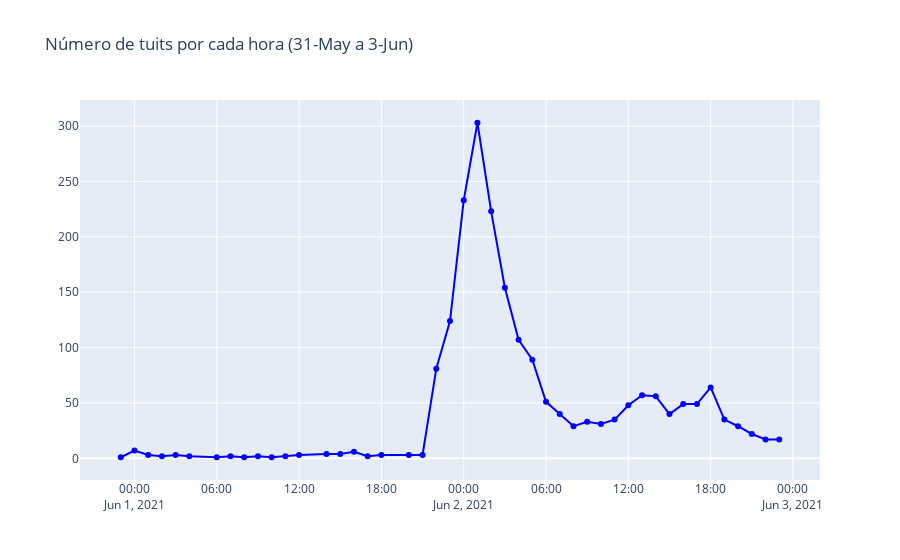

Notebook cell for this chart:
### Code cell
import plotly.io as pio
import plotly.express as px
import plotly.graph_objs as go
from plotly.offline import download_plotlyjs, init_notebook_mode, plot, iplot

import matplotlib.pyplot as plt
%matplotlib inline
init_notebook_mode(connected=True)


trace = go.Scatter(x=temp.hora.values,
                   y=temp.cnt.values,
                   text=[f"Fecha: {f}<br>Tuits: {c}" for f,c in zip(temp.hora.values,temp.cnt.values)],
                   hoverinfo='text',
                   mode='lines+markers',
                   name='Horas',
                   line={'color': 'blue'})

layout = go.Layout(title="Número de tuits por cada hora (31-May a 3-Jun)")

fig = go.Figure(data=[trace], layout=layout)
iplot(fig)

### Figure 1 — Plotly figure (JSON) as saved in the notebook; plotly's stock layout.template omitted (floating-point values rounded to 4 significant figures)
{"data": [{"hoverinfo": "text", "line": {"color": "blue"}, "mode": "lines+markers", "name": "Horas", "text": ["Fecha: 2021-05-31 23:00:00<br>Tuits: 1", "Fecha: 2021-06-01 00:00:00<br>Tuits: 7", "Fecha: 2021-06-01 01:00:00<br>Tuits: 3", "Fecha: 2021-06-01 02:00:00<br>Tuits: 2", "Fecha: 2021-06-01 03:00:00<br>Tuits: 3", "Fecha: 2021-06-01 04:00:00<br>Tuits: 2", "Fecha: 2021-06-01 06:00:00<br>Tuits: 1", "Fecha: 2021-06-01 07:00:00<br>Tuits: 2", "Fecha: 2021-06-01 08:00:00<br>Tuits: 1", "Fecha: 2021-06-01 09:00:00<br>Tuits: 2", "Fecha: 2021-06-01 10:00:00<br>Tuits: 1", "Fecha: 2021-06-01 11:00:00<br>Tuits: 2", "Fecha: 2021-06-01 12:00:00<br>Tuits: 3", "Fecha: 2021-06-01 14:00:00<br>Tuits: 4", "Fecha: 2021-06-01 15:00:00<br>Tuits: 4", "Fecha: 2021-06-01 16:00:00<br>Tuits: 6", "Fecha: 2021-06-01 17:00:00<br>Tuits: 2", "Fecha: 2021-06-01 18:00:00<br>Tuits: 3", "Fecha: 2021-06-01 20:00:00<br>Tuits: 3", "Fecha: 2021-06-01 21:00:00<br>Tuits: 3", "Fecha: 2021-06-01 22:00:00<br>Tuits: 81", "Fecha: 2021-06-01 23:00:00<br>Tuits: 124", "Fecha: 2021-06-02 00:00:00<br>Tuits: 233", "Fecha: 2021-06-02 01:00:00<br>Tuits: 303", "Fecha: 2021-06-02 02:00:00<br>Tuits: 223", "Fecha: 2021-06-02 03:00:00<br>Tuits: 154", "Fecha: 2021-06-02 04:00:00<br>Tuits: 107", "Fecha: 2021-06-02 05:00:00<br>Tuits: 89", "Fecha: 2021-06-02 06:00:00<br>Tuits: 51", "Fecha: 2021-06-02 07:00:00<br>Tuits: 40", "Fecha: 2021-06-02 08:00:00<br>Tuits: 29", "Fecha: 2021-06-02 09:00:00<br>Tuits: 33", "Fecha: 2021-06-02 10:00:00<br>Tuits: 31", "Fecha: 2021-06-02 11:00:00<br>Tuits: 35", "Fecha: 2021-06-02 12:00:00<br>Tuits: 48", "Fecha: 2021-06-02 13:00:00<br>Tuits: 57", "Fecha: 2021-06-02 14:00:00<br>Tuits: 56", "Fecha: 2021-06-02 15:00:00<br>Tuits: 40", "Fecha: 2021-06-02 16:00:00<br>Tuits: 49", "Fecha: 2021-06-02 17:00:00<br>Tuits: 49", "Fecha: 2021-06-02 18:00:00<br>Tuits: 64", "Fecha: 2021-06-02 19:00:00<br>Tuits: 35", "Fecha: 2021-06-02 20:00:00<br>Tuits: 29", "Fecha: 2021-06-02 21:00:00<br>Tuits: 22", "Fecha: 2021-06-02 22:00:00<br>Tuits: 17", "Fecha: 2021-06-02 23:00:00<br>Tuits: 17"], "type": "scatter", "x": ["2021-05-31 23:00:00", "2021-06-01 00:00:00", "2021-06-01 01:00:00", "2021-06-01 02:00:00", "2021-06-01 03:00:00", "2021-06-01 04:00:00", "2021-06-01 06:00:00", "2021-06-01 07:00:00", "2021-06-01 08:00:00", "2021-06-01 09:00:00", "2021-06-01 10:00:00", "2021-06-01 11:00:00", "2021-06-01 12:00:00", "2021-06-01 14:00:00", "2021-06-01 15:00:00", "2021-06-01 16:00:00", "2021-06-01 17:00:00", "2021-06-01 18:00:00", "2021-06-01 20:00:00", "2021-06-01 21:00:00", "2021-06-01 22:00:00", "2021-06-01 23:00:00", "2021-06-02 00:00:00", "2021-06-02 01:00:00", "2021-06-02 02:00:00", "2021-06-02 03:00:00", "2021-06-02 04:00:00", "2021-06-02 05:00:00", "2021-06-02 06:00:00", "2021-06-02 07:00:00", "2021-06-02 08:00:00", "2021-06-02 09:00:00", "2021-06-02 10:00:00", "2021-06-02 11:00:00", "2021-06-02 12:00:00", "2021-06-02 13:00:00", "2021-06-02 14:00:00", "2021-06-02 15:00:00", "2021-06-02 16:00:00", "2021-06-02 17:00:00", "2021-06-02 18:00:00", "2021-06-02 19:00:00", "2021-06-02 20:00:00", "2021-06-02 21:00:00", "2021-06-02 22:00:00", "2021-06-02 23:00:00"], "y": [1, 7, 3, 2, 3, 2, 1, 2, 1, 2, 1, 2, 3, 4, 4, 6, 2, 3, 3, 3, 81, 124, 233, 303, 223, 154, 107, 89, 51, 40, 29, 33, 31, 35, 48, 57, 56, 40, 49, 49, 64, 35, 29, 22, 17, 17]}], "layout": {"title": {"text": "Número de tuits por cada hora (31-May a 3-Jun)"}}}
